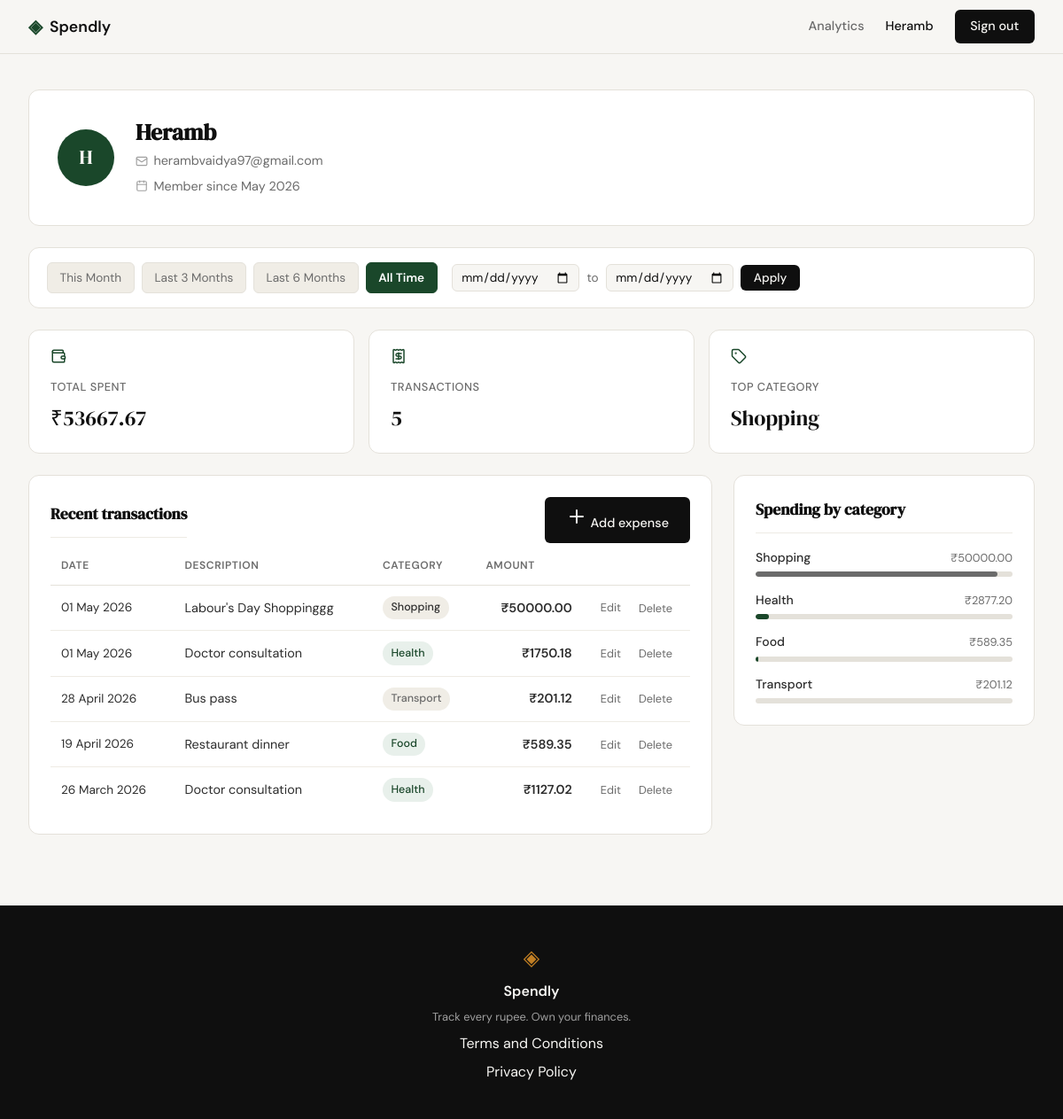
/profile (signed in), run on the app's committed database.
### tables this page shows
CREATE TABLE users (
            id            INTEGER PRIMARY KEY AUTOINCREMENT,
            name          TEXT    NOT NULL,
            email         TEXT    UNIQUE NOT NULL,
            password_hash TEXT    NOT NULL,
            created_at    TEXT    DEFAULT (datetime('now'))
        );

CREATE TABLE expenses (
            id          INTEGER PRIMARY KEY AUTOINCREMENT,
            user_id     INTEGER NOT NULL,
            amount      REAL    NOT NULL,
            category    TEXT    NOT NULL,
            date        TEXT    NOT NULL,
            description TEXT,
            created_at  TEXT    DEFAULT (datetime('now')),
            FOREIGN KEY (user_id) REFERENCES users(id)
        );

### app.py (the view, shortened to what this page needs)
@app.route("/profile")
def profile():
    if not session.get("user_id"):
        return redirect(url_for("login"))
    date_from = _parse_date(request.args.get("date_from", ""))
    date_to = _parse_date(request.args.get("date_to", ""))
    if date_from and date_to and date_from > date_to:
        flash("Start date must be before end date.", "warning")
        date_from = date_to = None
    today = date.today()
    today_str = today.isoformat()
    preset_starts = {
        "this_month":    _month_start(today, 0).isoformat(),
        "last_3_months": _month_start(today, 3).isoformat(),
        "last_6_months": _month_start(today, 6).isoformat(),
    }
    active_preset = "all_time"
    date_from_iso = date_from.isoformat() if date_from else None
    date_to_iso = date_to.isoformat() if date_to else None
    user_id = session["user_id"]
    user = get_user_by_id(user_id)
    stats = get_summary_stats(user_id, date_from=date_from_iso, date_to=date_to_iso)
    transactions = get_recent_transactions(user_id, date_from=date_from_iso, date_to=date_to_iso)
    categories = get_category_breakdown(user_id, date_from=date_from_iso, date_to=date_to_iso)
    return render_template(
        "profile.html",
        user=user, stats=stats, transactions=transactions, categories=categories,
        date_from=date_from_iso or "",
        date_to=date_to_iso or "",
        active_preset=active_preset,
        preset_starts=preset_starts,
        today_str=today_str,
        csrf_token=_get_csrf_token(),
    )

### app.py (called while the page is built)
def _parse_date(val):
    try:
        return datetime.strptime(val, "%Y-%m-%d").date() if val else None
    except ValueError:
        return None

def _month_start(today, months_back):
    m, y = today.month - months_back, today.year
    while m <= 0:
        m += 12
        y -= 1
    return date(y, m, 1)

def _get_csrf_token():
    if "csrf_token" not in session:
        session["csrf_token"] = secrets.token_hex(32)
    return session["csrf_token"]

### database/db.py (called while the page is built)
def get_db():
    conn = sqlite3.connect(DB_PATH)
    conn.row_factory = sqlite3.Row
    conn.execute("PRAGMA foreign_keys = ON")
    return conn

### database/queries.py (called while the page is built)
def _date_filter(date_from, date_to):
    if date_from and date_to:
        return " AND date BETWEEN ? AND ?", (date_from, date_to)
    return "", ()

def get_user_by_id(user_id):
    conn = get_db()
    row = conn.execute(
        "SELECT name, email, created_at FROM users WHERE id = ?", (user_id,)
    ).fetchone()
    conn.close()
    if row is None:
        return None
    raw = row["created_at"]   # "YYYY-MM-DD HH:MM:SS"
    member_since = f"{MONTH_NAMES[int(raw[5:7])]} {raw[0:4]}"
    initials = "".join(w[0].upper() for w in row["name"].split() if w)[:2]
    return {"name": row["name"], "email": row["email"],
            "initials": initials, "member_since": member_since}

def get_summary_stats(user_id, date_from=None, date_to=None):
    conn = get_db()
    date_clause, date_params = _date_filter(date_from, date_to)
    agg = conn.execute(
        "SELECT COALESCE(SUM(amount), 0) AS total, COUNT(*) AS cnt "
        "FROM expenses WHERE user_id = ?" + date_clause,
        (user_id,) + date_params
    ).fetchone()
    top = conn.execute(
        "SELECT category FROM expenses WHERE user_id = ?" + date_clause +
        " GROUP BY category ORDER BY SUM(amount) DESC LIMIT 1",
        (user_id,) + date_params
    ).fetchone()
    conn.close()
    return {
        "total_spent":       f"₹{agg['total']:.2f}",
        "transaction_count": agg["cnt"],
        "top_category":      top["category"] if top else "—",
    }

### templates/profile.html (shortened to what this page needs)
{% extends "base.html" %}
{% block content %}
<div class="profile-page">
    <div class="profile-hero">
        <div class="profile-avatar">{{ user.initials }}</div>
        <div class="profile-hero-info">
            <h1 class="profile-name">{{ user.name }}</h1>
            <div class="profile-meta">
                <i data-lucide="mail"></i>
                <span>{{ user.email }}</span>
            </div>
            <div class="profile-meta">
                <i data-lucide="calendar"></i>
                <span>Member since {{ user.member_since }}</span>
            </div>
        </div>
    </div>
    <div class="filter-bar">
        <div class="filter-presets">
            <a href="{{ url_for('profile', date_from=preset_starts.this_month, date_to=today_str) }}"
               class="filter-btn{% if active_preset == 'this_month' %} filter-btn--active{% endif %}">This Month</a>
            <a href="{{ url_for('profile', date_from=preset_starts.last_3_months, date_to=today_str) }}"
               class="filter-btn{% if active_preset == 'last_3_months' %} filter-btn--active{% endif %}">Last 3 Months</a>
            <a href="{{ url_for('profile', date_from=preset_starts.last_6_months, date_to=today_str) }}"
               class="filter-btn{% if active_preset == 'last_6_months' %} filter-btn--active{% endif %}">Last 6 Months</a>
            <a href="{{ url_for('profile') }}"
               class="filter-btn{% if active_preset == 'all_time' %} filter-btn--active{% endif %}">All Time</a>
        </div>
        <form class="filter-custom" method="GET" action="{{ url_for('profile') }}">
            <input class="form-input filter-date" type="date" name="date_from" value="{{ date_from }}">
            <span class="filter-sep">to</span>
            <input class="form-input filter-date" type="date" name="date_to" value="{{ date_to }}">
            <button class="btn-primary filter-apply" type="submit">Apply</button>
        </form>
    </div>
    <div class="profile-stats">
        <div class="profile-stat-card">
            <div class="profile-stat-icon"><i data-lucide="wallet"></i></div>
            <span class="profile-stat-label">Total spent</span>
            <span class="profile-stat-value">{{ stats.total_spent }}</span>
        </div>
        <div class="profile-stat-card">
            <div class="profile-stat-icon"><i data-lucide="receipt"></i></div>
            <span class="profile-stat-label">Transactions</span>
            <span class="profile-stat-value">{{ stats.transaction_count }}</span>
        </div>
        <div class="profile-stat-card">
            <div class="profile-stat-icon"><i data-lucide="tag"></i></div>
            <span class="profile-stat-label">Top category</span>
            <span class="profile-stat-value">{{ stats.top_category }}</span>
        </div>
    </div>
    <div class="profile-grid">
        <div class="profile-section">
            <div class="profile-section-header">
                <h2 class="profile-section-title">Recent transactions</h2>
                <a href="{{ url_for('add_expense') }}" class="btn-primary">
                    <i data-lucide="plus"></i> Add expense
                </a>
            </div>
            <div class="profile-table-wrap">
                <table class="profile-table">
                    <thead>
                        <tr>
                            <th>Date</th>
                            <th>Description</th>
                            <th>Category</th>
                            <th class="amount-cell">Amount</th>
                            <th class="tx-actions"></th>
                        </tr>
                    </thead>
                    <tbody>
                        {% for tx in transactions %}
                        <tr>
                            <td class="tx-date">{{ tx.date }}</td>
                            <td>{{ tx.description }}</td>
                            <td>
                                <span class="cat-badge cat-badge--{{ tx.category | lower }}">
                                    {{ tx.category }}
                                </span>
                            </td>
                            <td class="amount-cell">{{ tx.amount }}</td>
                            <td class="tx-actions">
                                <a href="{{ url_for('edit_expense', id=tx.id) }}" class="tx-action-link">Edit</a>
                                <form method="POST" action="{{ url_for('delete_expense', id=tx.id) }}">
                                    <button type="submit" class="tx-action-link tx-action-link--danger"
                                            onclick="return confirm('Delete this expense?')">Delete</button>
                                </form>
                            </td>
                        </tr>
                        {% endfor %}
                    </tbody>
                </table>
            </div>
        </div>
        <div class="profile-section">
            <h2 class="profile-section-title">Spending by category</h2>
            <div class="profile-breakdown">
                {% for cat in categories %}
                <div class="cat-breakdown-row">
                    <div class="cat-row-header">
                        <span class="cat-name">{{ cat.name }}</span>
                        <span class="cat-total">{{ cat.total }}</span>
                    </div>
                    <div class="cat-bar-track">
                        <div class="cat-bar-fill cat-fill--{{ cat.name | lower }}"
                             style="width: {{ cat.pct }}%"></div>
                    </div>
                </div>
                {% endfor %}
            </div>
        </div>
    </div>
</div>
{% endblock %}

### templates/base.html (shortened to what this page needs)
<!DOCTYPE html>
<html lang="en">
<head>
    <link rel="stylesheet" href="{{ url_for('static', filename='css/style.css') }}">
</head>
<body>
    <nav class="navbar">
        <div class="nav-inner">
            <a href="{{ url_for('landing') }}" class="nav-brand">
                <span class="brand-icon">◈</span>
                <span class="brand-name">Spendly</span>
            </a>
            <div class="nav-links">
                {% if session.get('user_id') %}
                    <a href="{{ url_for('analytics') }}" class="{{ 'nav-active' if request.endpoint == 'analytics' else '' }}">Analytics</a>
                    <span>{{ session['user_name'] }}</span>
                    <a href="{{ url_for('logout') }}" class="nav-cta">Sign out</a>
                {% else %}
                    <a href="{{ url_for('login') }}">Sign in</a>
                    <a href="{{ url_for('register') }}" class="nav-cta">Get started</a>
                {% endif %}
            </div>
        </div>
    </nav>
    <main class="main-content">
        {% block content %}{% endblock %}
    </main>
    <footer class="footer">
        <div class="footer-inner">
            <span class="brand-icon">◈</span>
            <span class="footer-name">Spendly</span>
            <p class="footer-copy">Track every rupee. Own your finances.</p>
            <a href="{{ url_for('terms') }}">Terms and Conditions</a>
            <a href="{{ url_for('privacy') }}">Privacy Policy</a>
        </div>
    </footer>
</body>
</html>

### data on the page
users: user_name "Heramb", name "Heramb", email "herambvaidya97@gmail.com"
expenses: top_category "Shopping", date "01 May 2026", description "Labour's Day Shoppinggg", category "Shopping", amount "₹50000.00"
expenses: date "01 May 2026", description "Doctor consultation", category "Health", amount "₹1750.18"
expenses: date "28 April 2026", description "Bus pass", category "Transport", amount "₹201.12"
expenses: date "19 April 2026", description "Restaurant dinner", category "Food", amount "₹589.35"
expenses: date "26 March 2026", description "Doctor consultation", category "Health", amount "₹1127.02"

### other printed values
{{ user.initials }} "H"
{{ user.member_since }} "May 2026"
{{ stats.total_spent }} "₹53667.67"
{{ stats.transaction_count }} "5"
{{ cat.name }} "Shopping" "Health" "Food" "Transport"
{{ cat.total }} "₹50000.00" "₹2877.20" "₹589.35" "₹201.12"
